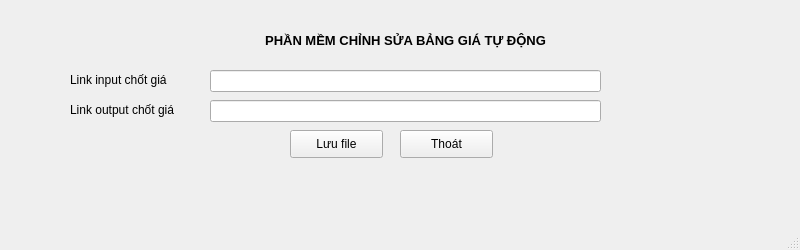
<?xml version="1.0" encoding="UTF-8"?>
<ui version="4.0">
 <class>MainWindow</class>
 <widget class="QMainWindow" name="MainWindow">
  <property name="geometry">
   <rect>
    <x>0</x>
    <y>0</y>
    <width>800</width>
    <height>250</height>
   </rect>
  </property>
  <property name="windowTitle">
   <string>MainWindow</string>
  </property>
  <widget class="QWidget" name="centralwidget">
   <widget class="QLabel" name="label">
    <property name="geometry">
     <rect>
      <x>200</x>
      <y>20</y>
      <width>411</width>
      <height>41</height>
     </rect>
    </property>
    <property name="text">
     <string>&lt;html&gt;&lt;head/&gt;&lt;body&gt;&lt;p&gt;&lt;span style=&quot; font-size:10pt; font-weight:600;&quot;&gt;PHẦN MỀM CHỈNH SỬA BẢNG GIÁ TỰ ĐỘNG&lt;/span&gt;&lt;/p&gt;&lt;/body&gt;&lt;/html&gt;</string>
    </property>
    <property name="alignment">
     <set>Qt::AlignCenter</set>
    </property>
   </widget>
   <widget class="QLabel" name="label_2">
    <property name="geometry">
     <rect>
      <x>70</x>
      <y>70</y>
      <width>121</width>
      <height>21</height>
     </rect>
    </property>
    <property name="text">
     <string>&lt;html&gt;&lt;head/&gt;&lt;body&gt;&lt;p&gt;&lt;span style=&quot; font-size:9pt;&quot;&gt;Link input chốt giá&lt;/span&gt;&lt;/p&gt;&lt;/body&gt;&lt;/html&gt;</string>
    </property>
   </widget>
   <widget class="QLabel" name="label_3">
    <property name="geometry">
     <rect>
      <x>70</x>
      <y>100</y>
      <width>141</width>
      <height>21</height>
     </rect>
    </property>
    <property name="text">
     <string>&lt;html&gt;&lt;head/&gt;&lt;body&gt;&lt;p&gt;&lt;span style=&quot; font-size:9pt;&quot;&gt;Link output chốt giá&lt;/span&gt;&lt;/p&gt;&lt;/body&gt;&lt;/html&gt;</string>
    </property>
   </widget>
   <widget class="QLineEdit" name="lineEdit">
    <property name="geometry">
     <rect>
      <x>210</x>
      <y>70</y>
      <width>391</width>
      <height>22</height>
     </rect>
    </property>
   </widget>
   <widget class="QLineEdit" name="lineEdit_2">
    <property name="geometry">
     <rect>
      <x>210</x>
      <y>100</y>
      <width>391</width>
      <height>22</height>
     </rect>
    </property>
   </widget>
   <widget class="QPushButton" name="pushButton">
    <property name="geometry">
     <rect>
      <x>290</x>
      <y>130</y>
      <width>93</width>
      <height>28</height>
     </rect>
    </property>
    <property name="text">
     <string>Lưu file</string>
    </property>
   </widget>
   <widget class="QPushButton" name="pushButton_2">
    <property name="geometry">
     <rect>
      <x>400</x>
      <y>130</y>
      <width>93</width>
      <height>28</height>
     </rect>
    </property>
    <property name="text">
     <string>Thoát</string>
    </property>
   </widget>
  </widget>
  <widget class="QMenuBar" name="menubar">
   <property name="geometry">
    <rect>
     <x>0</x>
     <y>0</y>
     <width>800</width>
     <height>26</height>
    </rect>
   </property>
  </widget>
  <widget class="QStatusBar" name="statusbar"/>
 </widget>
 <resources/>
 <connections/>
</ui>
